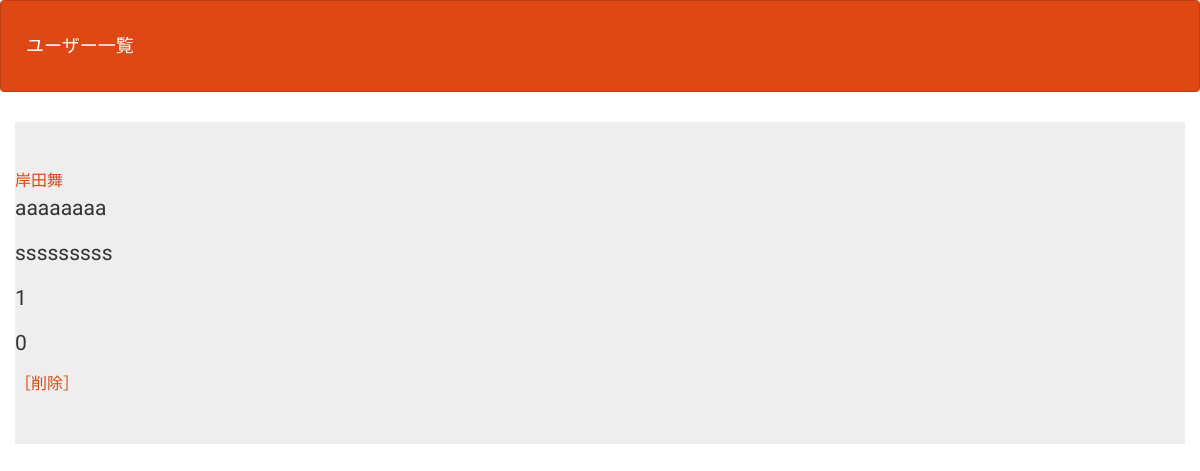
Page /user_select.php on the earlier database version.
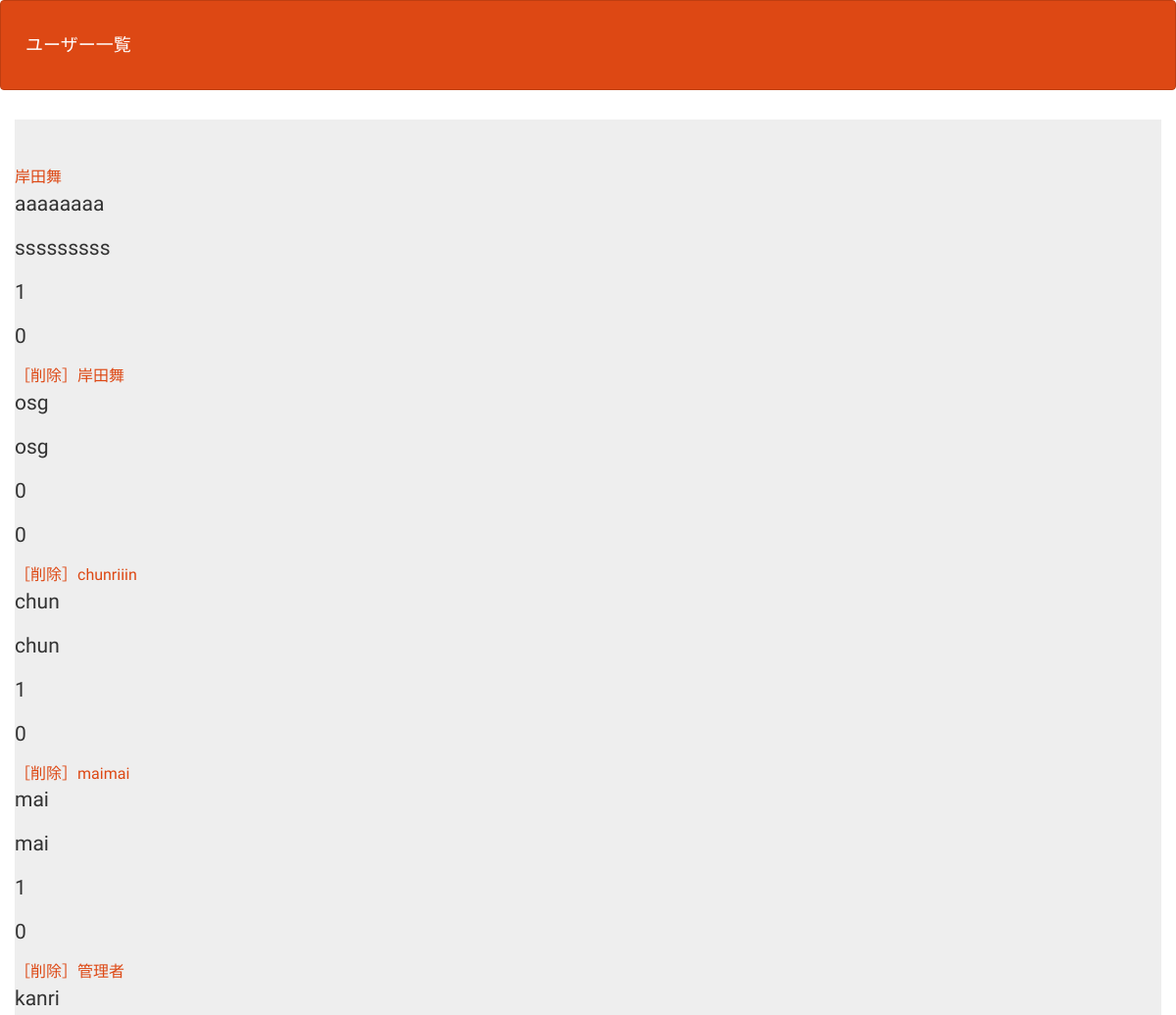
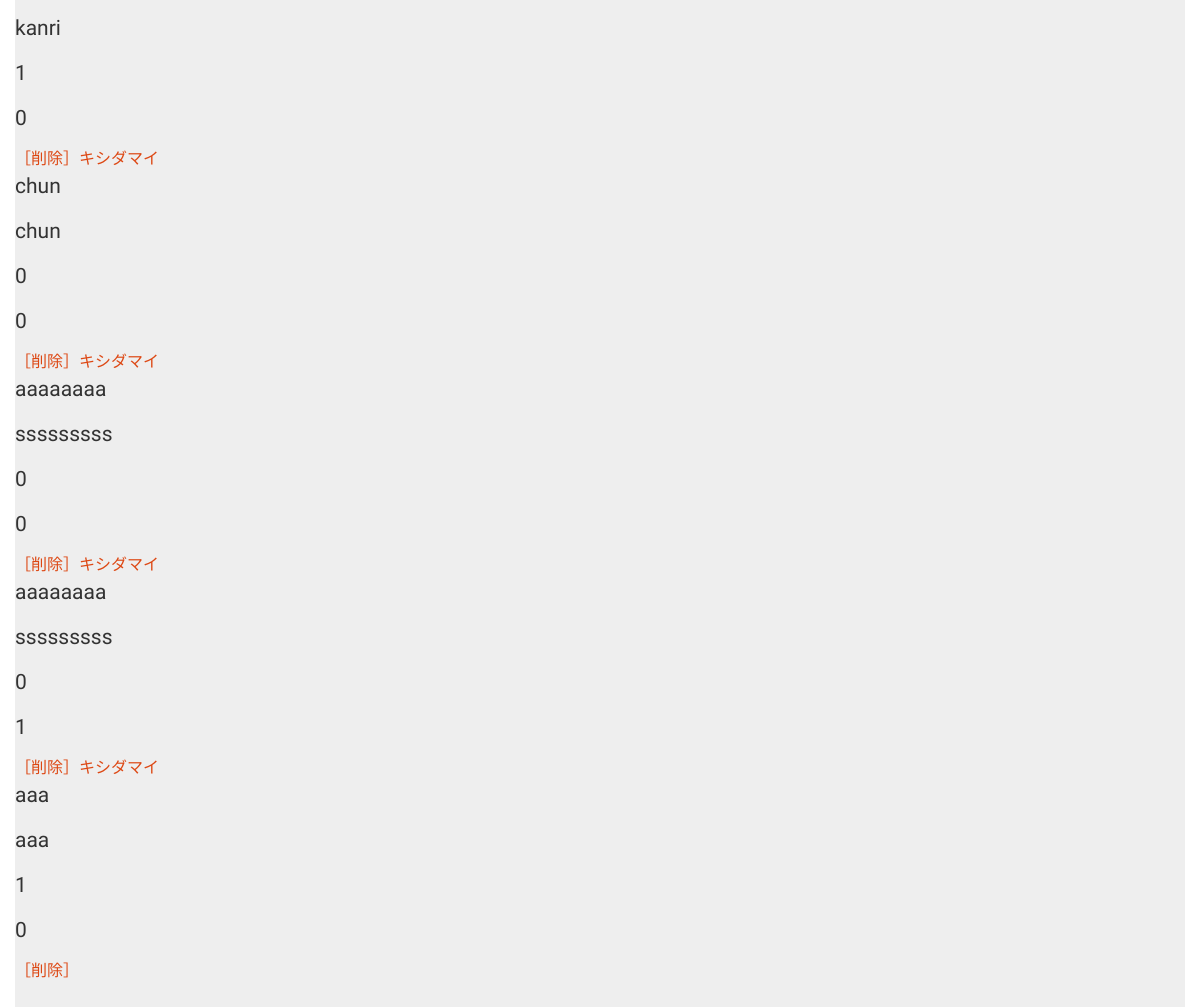
Same page on the later database version (2 pictures, top to bottom).
### tables this page shows
CREATE TABLE IF NOT EXISTS `gs_user_table` (
`id` int(12) NOT NULL,
  `name` varchar(64) NOT NULL,
  `lid` varchar(128) NOT NULL,
  `lpw` varchar(64) NOT NULL,
  `kanri_flg` int(1) NOT NULL,
  `life_flg` int(1) NOT NULL
);

### user_select.php (the view, shortened to what this page needs)
<?php
$pdo=db_conn();
$stmt = $pdo->prepare('SELECT*FROM gs_user_table');
$status = $stmt->execute();
$view="";
if($status==false) {
  $error = $stmt->errorInfo();
  exit("sqlError:".$error[2]);
}else{
  while( $result = $stmt->fetch(PDO::FETCH_ASSOC)){
    $view .= '<a href="user_detail.php?id='.$result["id"].'"target_"blank">';
    $view .=$result['name'].'</a>';
    $view .= '<p>'.$result["lid"].'</p>';
    $view .= '<p>'.$result["lpw"].'</p>';
    $view .= '<p>'.$result["kanri_flg"].'</p>';
    $view .= '<p>'.$result["life_flg"].'</p>';
    $view .= '<a href="user_delete.php?id='.$result['id'].'">';
    $view .= '［削除］';
    $view .= '</a>';
  }
}
?>
<!DOCTYPE html>
<html lang="ja">
<head>
<link rel="stylesheet" href="css/range.css">
<link href="css/bootstrap.min.css" rel="stylesheet">
</head>
<body id="main">
<header>
  <nav class="navbar navbar-default">
    <div class="container-fluid">
      <div class="navbar-header">
      <a class="navbar-brand" href="user_index.php">ユーザー一覧</a>
    </div>
  </nav>
</header>
<div>
    <div class="container jumbotron"><?=$view?></div>
</div>
</body>
</html>

### user_select.php (style rules this page uses)
div { padding: 10px;font-size:16px; }

Differences in the rows shown:
added gs_user_table: name "岸田舞", lid "osg", lpw "osg", kanri_flg "0", life_flg "0", value "［削除］"
added gs_user_table: name "chunriiin", lid "chun", lpw "chun", kanri_flg "1", life_flg "0", value "［削除］"
added gs_user_table: name "maimai", lid "mai", lpw "mai", kanri_flg "1", life_flg "0", value "［削除］"
added gs_user_table: name "管理者", lid "kanri", lpw "kanri", kanri_flg "1", life_flg "0", value "［削除］"
added gs_user_table: name "キシダマイ", lid "chun", lpw "chun", kanri_flg "0", life_flg "0", value "［削除］"
added gs_user_table: name "キシダマイ", lid "aaaaaaaa", lpw "sssssssss", kanri_flg "0", life_flg "0", value "［削除］"
added gs_user_table: name "キシダマイ", lid "aaaaaaaa", lpw "sssssssss", kanri_flg "0", life_flg "1", value "［削除］"
added gs_user_table: name "キシダマイ", lid "aaa", lpw "aaa", kanri_flg "1", life_flg "0", value "［削除］"
